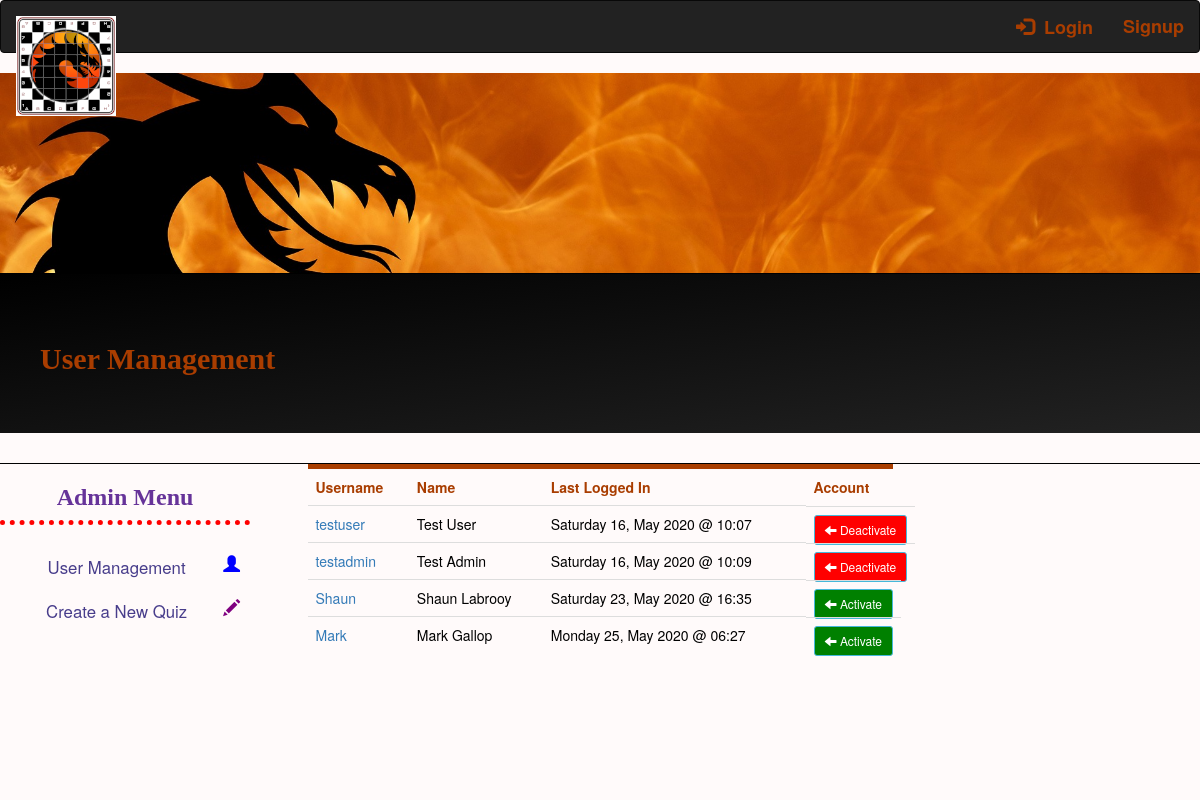
/admin_users, run on the app's committed database.
### app/models.py (models this page shows, shortened)
class User(UserMixin, db.Model):
    id = db.Column(db.Integer, primary_key=True)
    username = db.Column(db.String(64), index=True, unique=True)
    first_name = db.Column(db.String(64))
    last_name = db.Column(db.String(64))
    email = db.Column(db.String(120), index=True, unique=True)
    about_me = db.Column(db.String(140))
    last_seen = db.Column(db.DateTime, default=datetime.utcnow)
    password_hash = db.Column(db.String(128))
    image_file = db.Column(db.String(128))
    is_admin = db.Column(db.Boolean, index=True)
    is_active = db.Column(db.Boolean, index=True)

### app/routes.py (the view, shortened to what this page needs)
@app.route('/admin_users', methods=['GET', 'POST'])
def admin_users():
    user_id = request.args.get("user")
    users = User.query.all()
    active = request.args.get("active")
    return render_template("/admin/admin_users.html", title = "User Management",users=users)

### app/templates/admin/admin_users.html
{% extends "base.html" %}
{% block content %}
<div class="jumbotron" id='myTitle'>
    <h2>User Management</h2>
</div>
<div id='moreFlames'></div>
<div class="row">
    <div class="col-sm-3">
        {% include '/admin/admin_menu.html' %}
    </div>
    <div class="col-sm-6">
        <table class="table">
            <tr>
                <th>Username</th>
                <th>Name</th>
                <th>Last Logged In</th>
                <th>Account</th>
            </tr>
            {% for user in users %}
            <tr>
                <td><a href="{{ url_for('account', user=user.id) }}">{{ user.username }}</a></td>
                <td>{{ user.first_name }} {{ user.last_name }}</td>
                <td>{{ user.last_seen.strftime("%A %d, %B %Y @ %H:%M") }}</td>
                {% if not user.id == current_user.id%}
                {% if user.is_active %}
                <td id="quizBar">
                    <a href="{{ url_for('admin_users', user= user.id, active = False) }}" class="btn btn-info btn-sm"
                        style="background: red;">
                        <span class="glyphicon glyphicon-arrow-left"></span> Deactivate
                    </a>
                </td>
                {% else %}
                <td id="quizBar">
                    <a href="{{ url_for('admin_users', user= user.id, active = True) }}" class="btn btn-info btn-sm"
                        style="background: green;">
                        <span class="glyphicon glyphicon-arrow-left"></span> Activate
                    </a>
                </td>
                {% endif%}
                {% endif%}
            </tr>
            {% endfor %}
        </table>
    </div>
    <div class="col-sm-3">
    </div>
    {% endblock %}

### app/static/css/main_style.css (style rules this page uses)
body { background-color: snow; }
h2 { font-family: Georgia, 'Times New Roman', Times, serif; font-weight: bolder; color: #a93d00 }
td { color: black; border: 0px; }
th { color: #a93d00; }
table, th { padding: 15px; border: none; border-top: 5px solid #a93d00; }
#moreFlames { width: 100%; height: 1px; background-color: black; animation: animate_banner 10s infinite; }
#myTitle { text-align: left; background-image: linear-gradient(to bottom right, black, #222); background-color: #222; text-indent: 40px; }
#quizBar { position: fixed; height: 100vh; }
.jumbotron { background-color: black; }
.col-sm-6 { border-radius: 10px; }

### data on the page
User: username "testuser", first_name "Test", last_name "User", last_seen "Saturday 16, May 2020 @ 10:07"
User: username "testadmin", first_name "Test", last_name "Admin", last_seen "Saturday 16, May 2020 @ 10:09"
User: username "Shaun", first_name "Shaun", last_name "Labrooy", last_seen "Saturday 23, May 2020 @ 16:35"
User: username "Mark", first_name "Mark", last_name "Gallop", last_seen "Monday 25, May 2020 @ 06:27"
